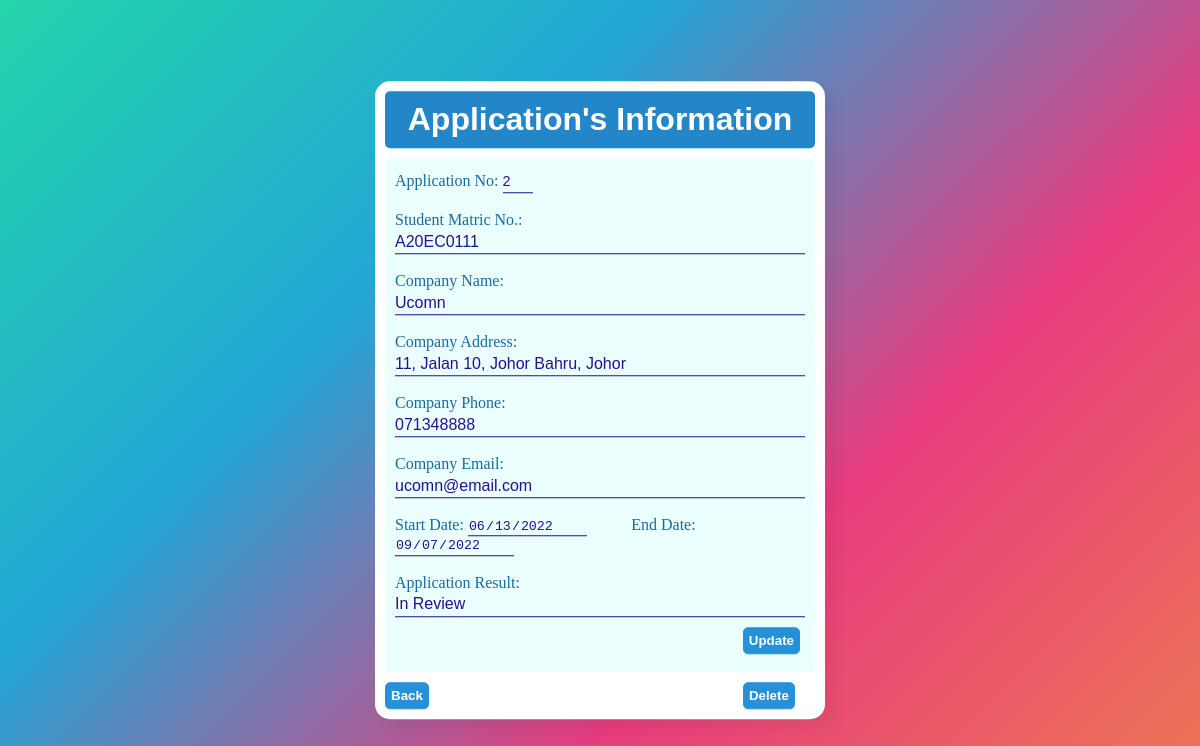
The page /view_practical_training_application_info.php?id=2 (signed in) on the database its author committed.
### tables this page shows
CREATE TABLE `practicaltrainingapplication` (
  `application_id` int(6) UNSIGNED NOT NULL,
  `company_name` varchar(30) NOT NULL,
  `company_address` varchar(100) NOT NULL,
  `company_phone` varchar(20) NOT NULL,
  `company_email` varchar(30) NOT NULL,
  `training_startdate` date NOT NULL,
  `training_enddate` date NOT NULL,
  `application_result` varchar(10) NOT NULL DEFAULT 'In Review',
  `stud_matric_no` varchar(10) NOT NULL
);

### view_practical_training_application_info.php (the view, shortened to what this page needs)
<?php
	$ID = $_GET['id'];
	require ("config.php");
	$sql="SELECT * FROM practicalTrainingApplication WHERE application_id='$ID'";
	$result = mysqli_query($conn, $sql);
	$rows=mysqli_fetch_assoc($result);
?>
	<html>
	<head>
		<link rel="stylesheet" href="form_view.css">
	<head>
	<body>
	<div class = "form">
		<form class = "input_form" name = "practical_training_application_form" id="form1" method = "post" action="<?php if ($_SESSION["LEVEL"] != 2) echo 'update_practical_training_application.php'; else echo 'javascript:void(0);'?>">
			<h1>Application's Information</h1>
			<div class = "basic_information">
				<label for="application_id">Application No: </label>
				<input class = "number" type="text" id="application_id" name="application_id" value="<?php echo $rows['application_id']; ?>" readonly>
				<br/><br/>
				<label for="stud_matric_no">Student Matric No.: </label>
				<input type="text" id="stud_matric_no" name="stud_matric_no" value="<?php echo $rows['stud_matric_no']; ?>" readonly>
				<br/><br/>
				<label for="company_name">Company Name: </label>
				<input type="text" id="company_name" name="company_name" value="<?php echo $rows['company_name']; ?>" maxlength="30" readonly>
				<br/><br/>
				<label for="company_address">Company Address: </label>
				<input type="text" id="company_address" name="company_address" value="<?php echo $rows['company_address']; ?>" maxlength="100" readonly>
				<br/><br/>
				<label for="company_phone">Company Phone: </label>
				<input type="text" id="company_phone" name="company_phone" value="<?php echo $rows['company_phone']; ?>" maxlength="20" readonly>
				<br/><br/>
				<label for="company_email">Company Email: </label>
				<input type="text" id="company_email" name="company_email" value="<?php echo $rows['company_email']; ?>" maxlength="30" readonly>
				<br/><br/>
				<label for="training_startdate">Start Date: </label>
				<input type="date" id="training_startdate" name="training_startdate" value="<?php echo $rows['training_startdate']; ?>" readonly>
				<label for="endDtraining_enddateate">End Date: </label>
				<input type="date" id="training_enddate" name="training_enddate" value="<?php echo $rows['training_enddate']; ?>" readonly>
				<br/><br/>
				<label for="application_result">Application Result: </label>
				<input type="text" id="application_result" name="application_result" value="<?php echo $rows['application_result']; ?>" readonly>
				<div class = "button_group" id = "button_group">
					<?php if ($_SESSION["LEVEL"] == 1) { ?>
						<button class= "right" id="dynamicButton" type="button" onclick="allowUpdateData()">Update</button>
					<?php }
					 ?>
				</div>
				<br/>
			</div>
			<div class = "button_group">
				<a href="view_practical_training_application.php"> <input type="button" value="Back"></a>
				<?php if ($_SESSION["LEVEL"] == 1) { ?>
					<a class = "right_1" href="delete_practical_training_application.php?id=<?php echo $rows['application_id']?>"> <input type="button" value="Delete" onclick="return confirm('Are you sure you want to delete this application?');"></a>
				<?php } else if ($_SESSION["LEVEL"] == 3) {
					if ($rows['application_result'] == "In Review") { ?>
					<a class = "right_1" href="delete_practical_training_application.php?id=<?php echo $rows['application_id']?>"> <input type="button" value="Delete" onclick="return confirm('Are you sure you want to delete this application?');"></a>
				<?php } } ?>
			</div>
		</form>
	</div>
</body>
</html>

### form_view.css (style rules this page uses)
* { margin: 0; padding: 0; box-sizing: border-box; font-family: Georgia (serif); }
body { margin: 0; padding: 0; background: linear-gradient(-45deg, #ee7752, #e73c7e, #23a6d5, #23d5ab); height: 100vh; overflow: hidden; }
div.form { display: flex; justify-content: center; }
div.basic_information { margin-top: 10px; margin-bottom: 10px; padding: 10px; padding-bottom: 0px; border-radius: 5px; background-color: #a4fdfd36; }
form.input_form, div.profile { position: absolute; top: 50%; left: 50%; transform: translate(-50%, -50%); background-color: white; border-radius: 15px; box-shadow: 10px 10px 15px rgba(0,0,0,0.05); padding: 10px; width: 450px; }
form.input_form > h1, div.profile > h1 { font-family:'Franklin Gothic Medium', 'Arial Narrow', Arial, sans-serif; margin: 0px; margin-bottom: 10px; text-align: center; padding: 10px; background-color: #2386c8; color: white; border-radius: 5px; pointer-events: none; }
div.login_information label, div.basic_information label { color: #176aa1; }
div.basic_information div.button_group, div.login_information div.button_group { display: flex; justify-content: flex-end; margin-top: 10px; }
div.basic_information div.button_group button { margin-right: 5px; }
form.input_form input[type="text"], form.input_form div.login_information input[type="password"] { margin-top: 1px; border: 0px; background-color: rgba(0, 255, 255, 0); border-bottom: 1px solid #2691d9; height: 3vh; width: 100%; font-size: 1em; color: #2691d9; }
form.input_form input[type="date"], form.input_form input[type="number"], form.input_form select { margin-top: 1px; border: 0px; background-color: rgba(0, 255, 255, 0); border-bottom: 1px solid #2691d9; color: #2691d9; }
form.input_form input[type="text"][readonly], form.input_form div.login_information input[type="password"][readonly], form.input_form input[type="date"][readonly], form.input_form input[type="number"][readonly] { pointer-events: none; color: #250f91; border-bottom: 1px solid #250f91; }
form.input_form input[type="text"].number { width: 30px; font-size: 0.9em; }
div.button_group .right { margin-left: 300px; }
div.button_group .right_1 { margin-left: 310px; }
button, input[type="button"], input[type="submit"] { padding: 5px; font-weight:bold; color: white; background-color: #2691d9; border: 1px solid #2691d9; border-radius: 5px; }

### rows shown on the page
practicaltrainingapplication: application_id "2", stud_matric_no "A20EC0111", company_name "Ucomn", company_address "11, Jalan 10, Johor Bahru, Johor", company_phone "071348888", company_email "ucomn@email.com", training_startdate "06/13/2022", training_enddate "09/07/2022", application_result "In Review"
